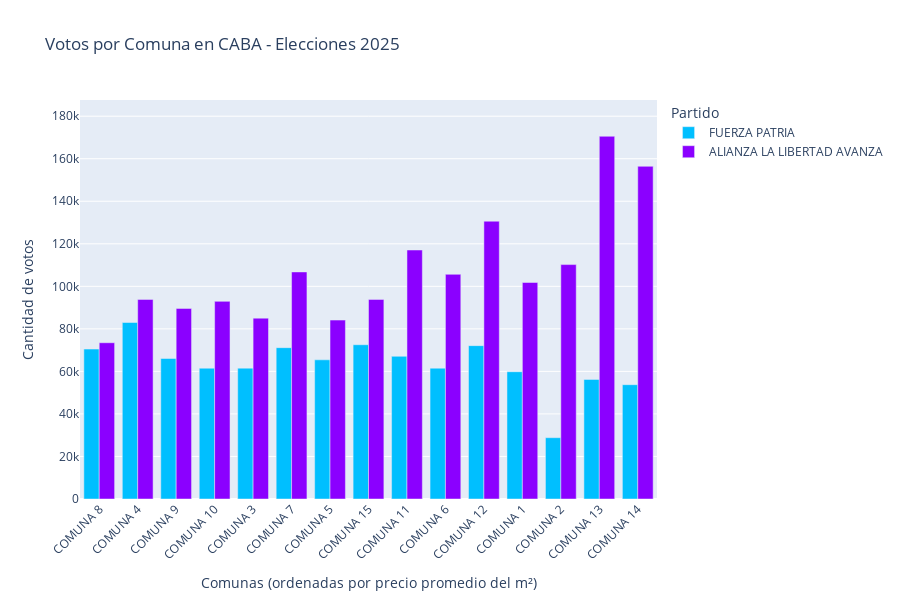

Source (notebook cell):
### Code cell
import pandas as pd
import plotly.express as px

df_votos = pd.read_csv('elecciones_legislativas_2025/caba.csv')
df_precios = pd.read_csv('elecciones_legislativas_2025/m2.csv')

df_votos_largo = df_votos.melt(
    id_vars=['agrupacion_nombre'], 
    var_name='comuna', 
    value_name='votos'
)

df_merged = df_votos_largo.merge(df_precios, on='comuna')
df_merged = df_merged.sort_values('precio_promedio_m2_USD')

partidos = ['ALIANZA LA LIBERTAD AVANZA', 'FUERZA PATRIA']
df_final = df_merged[df_merged['agrupacion_nombre'].isin(partidos)]

colores = {
    'ALIANZA LA LIBERTAD AVANZA': '#8B00FF',
    'FUERZA PATRIA': '#00BFFF'
}

fig = px.bar(
    df_final,
    x='comuna',
    y='votos',
    color='agrupacion_nombre',
    barmode='group',
    title='Votos por Comuna en CABA - Elecciones 2025',
    labels={
        'comuna': 'Comunas (ordenadas por precio promedio del m²)',
        'votos': 'Cantidad de votos',
        'agrupacion_nombre': 'Partido'
    },
    color_discrete_map=colores,
    hover_data={
        'agrupacion_nombre': True,
        'comuna': True,
        'votos': True,
        'precio_promedio_m2_USD': ':.2f'
    }
)

fig.update_yaxes(range=[0, df_final['votos'].max() * 1.1])
fig.update_layout(height=600, xaxis_tickangle=-45)

fig.show()

### Figure 1 — Plotly figure (JSON) as saved in the notebook; plotly's stock layout.template omitted (floating-point values rounded to 4 significant figures)
{"data": [{"alignmentgroup": "True", "customdata": [["FUERZA PATRIA", 813], ["FUERZA PATRIA", 1104.0], ["FUERZA PATRIA", 1207.0], ["FUERZA PATRIA", 1403.0], ["FUERZA PATRIA", 1481], ["FUERZA PATRIA", 1705], ["FUERZA PATRIA", 1756.0], ["FUERZA PATRIA", 1830.0], ["FUERZA PATRIA", 1894], ["FUERZA PATRIA", 1952], ["FUERZA PATRIA", 1968.0], ["FUERZA PATRIA", 2145.0], ["FUERZA PATRIA", 2459], ["FUERZA PATRIA", 2476.0], ["FUERZA PATRIA", 2631]], "hovertemplate": "Partido=%{customdata[0]}<br>Comunas (ordenadas por precio promedio del m²)=%{x}<br>Cantidad de votos=%{y}<br>precio_promedio_m2_USD=%{customdata[1]:.2f}<extra></extra>", "legendgroup": "FUERZA PATRIA", "marker": {"color": "#00BFFF", "pattern": {"shape": ""}}, "name": "FUERZA PATRIA", "offsetgroup": "FUERZA PATRIA", "orientation": "v", "showlegend": true, "textposition": "auto", "type": "bar", "x": ["COMUNA 8", "COMUNA 4", "COMUNA 9", "COMUNA 10", "COMUNA 3", "COMUNA 7", "COMUNA 5", "COMUNA 15", "COMUNA 11", "COMUNA 6", "COMUNA 12", "COMUNA 1", "COMUNA 2", "COMUNA 13", "COMUNA 14"], "xaxis": "x", "y": [70499, 82987, 66061, 61507, 61533, 71157, 65446, 72543, 67095, 61518, 72115, 59849, 28825, 56248, 53756], "yaxis": "y"}, {"alignmentgroup": "True", "customdata": [["ALIANZA LA LIBERTAD AVANZA", 813], ["ALIANZA LA LIBERTAD AVANZA", 1104.0], ["ALIANZA LA LIBERTAD AVANZA", 1207.0], ["ALIANZA LA LIBERTAD AVANZA", 1403.0], ["ALIANZA LA LIBERTAD AVANZA", 1481], ["ALIANZA LA LIBERTAD AVANZA", 1705], ["ALIANZA LA LIBERTAD AVANZA", 1756.0], ["ALIANZA LA LIBERTAD AVANZA", 1830.0], ["ALIANZA LA LIBERTAD AVANZA", 1894], ["ALIANZA LA LIBERTAD AVANZA", 1952], ["ALIANZA LA LIBERTAD AVANZA", 1968.0], ["ALIANZA LA LIBERTAD AVANZA", 2145.0], ["ALIANZA LA LIBERTAD AVANZA", 2459], ["ALIANZA LA LIBERTAD AVANZA", 2476.0], ["ALIANZA LA LIBERTAD AVANZA", 2631]], "hovertemplate": "Partido=%{customdata[0]}<br>Comunas (ordenadas por precio promedio del m²)=%{x}<br>Cantidad de votos=%{y}<br>precio_promedio_m2_USD=%{customdata[1]:.2f}<extra></extra>", "legendgroup": "ALIANZA LA LIBERTAD AVANZA", "marker": {"color": "#8B00FF", "pattern": {"shape": ""}}, "name": "ALIANZA LA LIBERTAD AVANZA", "offsetgroup": "ALIANZA LA LIBERTAD AVANZA", "orientation": "v", "showlegend": true, "textposition": "auto", "type": "bar", "x": ["COMUNA 8", "COMUNA 4", "COMUNA 9", "COMUNA 10", "COMUNA 3", "COMUNA 7", "COMUNA 5", "COMUNA 15", "COMUNA 11", "COMUNA 6", "COMUNA 12", "COMUNA 1", "COMUNA 2", "COMUNA 13", "COMUNA 14"], "xaxis": "x", "y": [73475, 93850, 89613, 92933, 85041, 106770, 84132, 93853, 117076, 105647, 130625, 101810, 110221, 170558, 156434], "yaxis": "y"}], "layout": {"barmode": "group", "height": 600, "legend": {"title": {"text": "Partido"}, "tracegroupgap": 0}, "title": {"text": "Votos por Comuna en CABA - Elecciones 2025"}, "xaxis": {"anchor": "y", "domain": [0, 1], "tickangle": -45, "title": {"text": "Comunas (ordenadas por precio promedio del m²)"}}, "yaxis": {"anchor": "x", "domain": [0, 1], "range": [0, 187600.0], "title": {"text": "Cantidad de votos"}}}}
